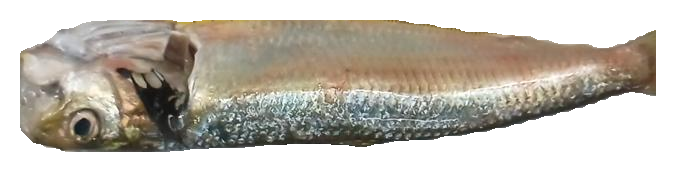
#> input picture computer vision projects/Seafood Freshness App Project/Production Pipeline/white-paper-assets/generated-results/2024-12-24_10_10_40_(18130)_sardine_input_segmented_1.png, 676 x 172 px
$ python -i highlight_cuts.py   (imports and definitions only)
#> lines starting #> are read from the running program, lines starting #| are printed output that depends on the picture
"""
highlight_cuts.py

Detect and highlight cuts/damages on a segmented fish image.
Update the YOLO openvino model path and image path in the code.
"""

import cv2
import numpy as np
import matplotlib.pyplot as plt
from PIL import Image
from ultralytics import YOLO

# ------------------------------------------------------------------
# Load Cut Segmentation Model
# ------------------------------------------------------------------
# CUT_MODEL_PATH = r"mobileapp models\cut-seg_openvino_model" # replace with your model path
CUT_MODEL_PATH = r"../notebooks/mobileapp models/cut-seg_openvino_model" # replace with your model path

# [1 line that did not run here, left out]

# Warm-up
dummy = np.zeros((640, 640, 3), dtype=np.uint8)
# [1 line not run here, left out]


# ------------------------------------------------------------------
# Preprocessing (same as your original code)
# ------------------------------------------------------------------
def process_image(image, size=(640, 640)):
    """
    Resize while maintaining aspect ratio and pad with white background.
    Returns resized image and padding details.
    """
#> called with size = (640, 640)

    h, w = image.shape[:2]
#> h = 172; w = 676

    aspect_ratio = w / h
#> aspect_ratio = 3.93

    if aspect_ratio > 1:
        new_w = size[0]
        new_h = int(new_w / aspect_ratio)
#> new_h = 162
    else:
        new_h = size[1]
        new_w = int(new_h * aspect_ratio)

    resized = cv2.resize(image, (new_w, new_h))
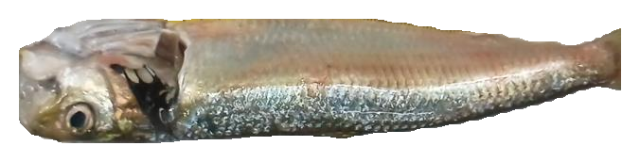
#> resized: shape (162, 640, 3); mean R, G, B 191.4, 185.5, 175.7

    pad_h = (size[1] - new_h) // 2
#> pad_h = 239
    pad_w = (size[0] - new_w) // 2

    padded = cv2.copyMakeBorder(
        resized,
        pad_h,
        pad_h,
        pad_w,
        pad_w,
        cv2.BORDER_CONSTANT,
        value=(255, 255, 255),
    )
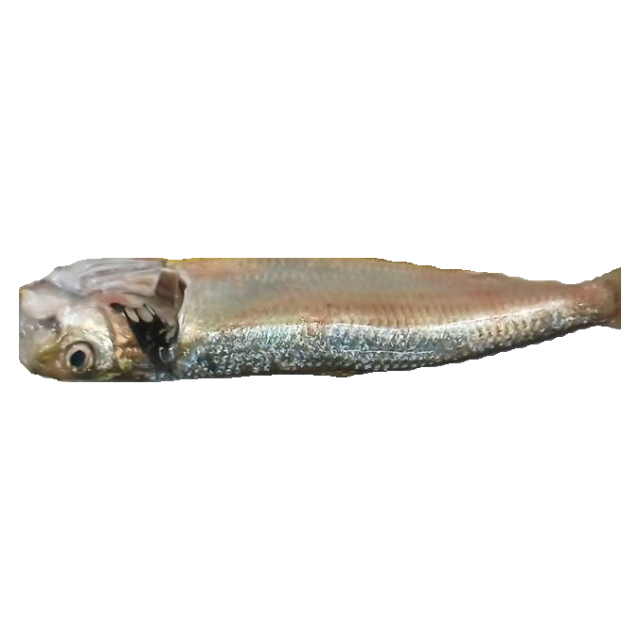
#> padded: shape (640, 640, 3); mean R, G, B 238.9, 237.4, 234.9

    padded = cv2.resize(padded, (640, 640))

    return padded, {
        "orig_w": w,
        "orig_h": h,
        "new_w": new_w,
        "new_h": new_h,
        "pad_w": pad_w,
        "pad_h": pad_h,
    }

def map_polygon_to_original(polygon, transform):
    """
    Convert polygon coordinates from the 640x640 processed image
    back to the original image.
    """

    polygon = polygon.astype(np.float32)

    polygon[:, 0] -= transform["pad_w"]
    polygon[:, 1] -= transform["pad_h"]

    scale_x = transform["new_w"] / transform["orig_w"]
    scale_y = transform["new_h"] / transform["orig_h"]

    polygon[:, 0] /= scale_x
    polygon[:, 1] /= scale_y

    polygon[:, 0] = np.clip(polygon[:, 0], 0, transform["orig_w"] - 1)
    polygon[:, 1] = np.clip(polygon[:, 1], 0, transform["orig_h"] - 1)

    return polygon.astype(np.int32)

# ------------------------------------------------------------------
# Main Function
# ------------------------------------------------------------------
def highlight_cuts(
    image,
    save_path="generated-results/fish_cuts.png",
    conf=0.5,
    alpha=0.3,
    dpi=300,
    show=False,
):
    """
    Highlight detected cut/damage regions.

    Parameters
    ----------
    image : str or ndarray
        Segmented fish image (white background).

    save_path : str
        Output filename.

    conf : float
        Detection confidence.

    alpha : float
        Overlay transparency.

    dpi : int
        Saving DPI.

    show : bool
        Display output.

    Returns
    -------
    highlighted_image : ndarray
    """

    # ----------------------------------------------------------
    # Read image
    # ----------------------------------------------------------
    if isinstance(image, str):
        image = np.array(Image.open(image).convert("RGB"))

    original = image.copy()

    model_input, transform = process_image(original)
#> transform = {'orig_w': 676, 'orig_h': 172, 'new_w': 640, 'new_h': 162, 'pad_w': 0, 'pad_h': 239}

#> (the run stopped early here; a loop or call above may not have finished)

$ run again, on computer vision projects/Seafood Freshness App Project/Production Pipeline/white-paper-assets/generated-results/2024-12-24_10_10_40_(18130)_sardine_input_segmented_0.png
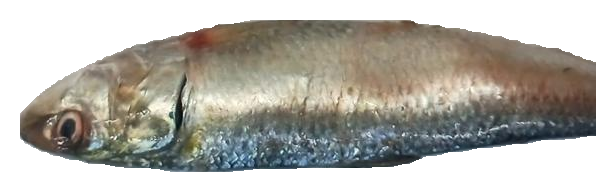
#> input picture computer vision projects/Seafood Freshness App Project/Production Pipeline/white-paper-assets/generated-results/2024-12-24_10_10_40_(18130)_sardine_input_segmented_0.png, 616 x 192 px
#> in process_image, `padded = cv2.copyMakeBorder( resized, pad_h, pad_h, pad_w, pad_w, cv2...`:
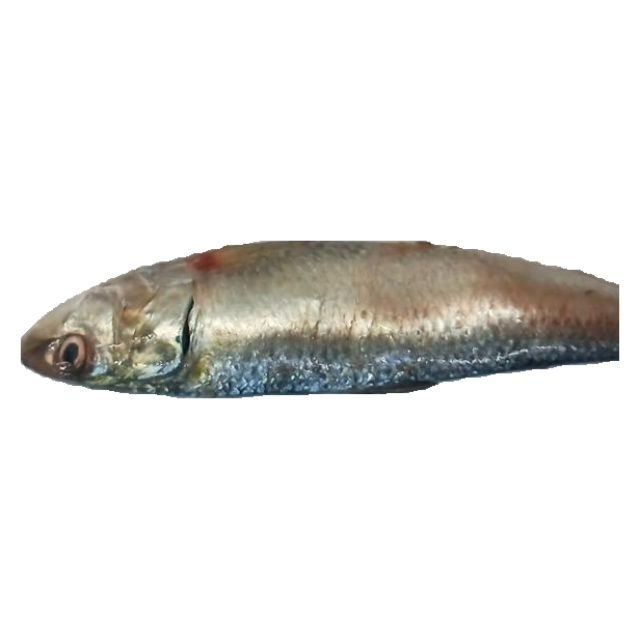
#> padded: shape (639, 640, 3); mean R, G, B 232.3, 231.5, 229.2
#> transform = {'orig_w': 616, 'orig_h': 192, 'new_w': 640, 'new_h': 199, 'pad_w': 0, 'pad_h': 220}
